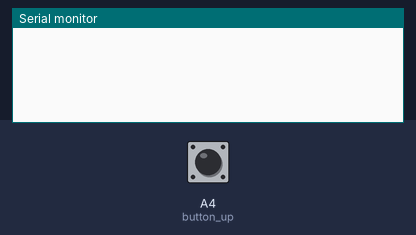
This sketch was run on a simulated Arduino Nano, built with avr-gcc and run on an emulated ATmega328P. On the bench: the last lines printed to the serial monitor. The inputs (shaded band) are chosen by the test bench; at power-on: A4 (button_up) HIGH.

Above: at 1.2 s.
1.3 s: A4 (button_up) pulled LOW for 0.15 s
At 2.0 s:
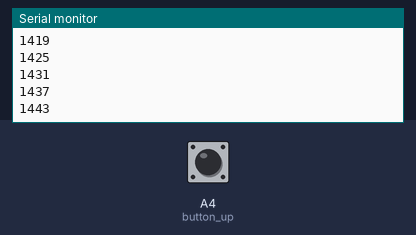
2.9 s: A4 (button_up) pulled LOW for 1 s
At 4.6 s:
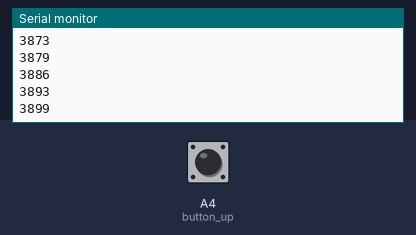
5.4 s: A4 (button_up) pulled LOW for 0.15 s
At 6.3 s:
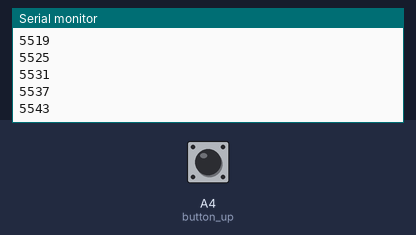
Timing chart, 0 to 8.4 s (numbered marks = the images above; inputs shaded):
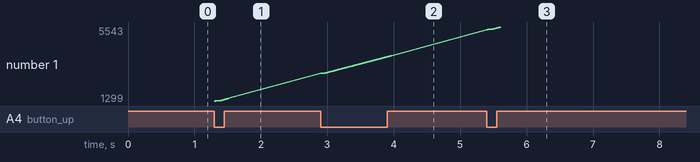

The sketch:

joystick.ino
```cpp
#define DEBOUNCE_TIME 100

int joystick_up = A0; //14
int joystick_down = A1; //15
int joystick_right = A2; //16
int joystick_left = A3; //17
int button_up = A4; //18
int button_down = A5; //19
int start = A6; //20

enum SnakeDirection {
  x_up,
  x_down,
  y_up,
  y_down,
  z_up,
  z_down
};
SnakeDirection snakeDirection;

int input_state[6][2] = {
  {joystick_up, 1}, //{pin #, recent_State}
  {joystick_down, 1},
  {joystick_right, 1},
  {joystick_left, 1},
  {button_up, 1},
  {button_down, 1}
};

int input_state_len = sizeof(input_state)/sizeof(input_state[0]);

void setup() {
  snakeDirection = z_up;

  pinMode(joystick_up, INPUT_PULLUP);
  pinMode(joystick_down, INPUT_PULLUP);
  pinMode(joystick_right, INPUT_PULLUP);
  pinMode(joystick_left, INPUT_PULLUP);
  pinMode(button_up, INPUT_PULLUP);
  pinMode(button_down, INPUT_PULLUP);
  pinMode(start, INPUT_PULLUP);

  Serial.begin(9600);
}

//pressed -> read = 0
//open -> read = 1 due to INPUT_PULLUP
bool button_debounce(int input[2]){
  int button_readVal1 = digitalRead(input[0]);

  if (button_readVal1 != input[1]){
    delay (DEBOUNCE_TIME);
    int button_readVal2 = digitalRead(input[0]);

    if (button_readVal1 == button_readVal2){ //still the same input value -> not a noise
      //Serial.println("state changed");
      input[1] = button_readVal2;
      if (button_readVal2 == 0){//button is pressed
        Serial.println("pressed");
        return true;
      }
      else{
        Serial.println("released");
      }
    }
  }
  return false;
}

void determine_inputDirection(int button_pin){
      Serial.println(button_pin); //debugging
      switch (button_pin){
        case A0: //14
          if (snakeDirection != y_down){
            Serial.println("y_up");
            snakeDirection = y_up;
          }
          break;

        case A1: //15
          if (snakeDirection != y_up){
            Serial.println("y_down");
            snakeDirection = y_down;
          }
          break;

        case A2: //16
          if (snakeDirection != x_down){
            Serial.println("x_up");
            snakeDirection = x_up;
          }
          break;

        case A3: //17
          if (snakeDirection != x_up){
            Serial.println("x_down");
            snakeDirection = x_down;
          }
          break;

        case A4: //18
          if (snakeDirection != z_down){
            Serial.println("z_up");
            snakeDirection = z_up;
          }
          break;

        case A5: //19
          if (snakeDirection != z_up){
            Serial.println("z_down");
            snakeDirection =  z_down;
          }
          break;
      }
}

void getInput(){
   for (int i = 0; i < input_state_len; i++){
      bool button_pressed = button_debounce(input_state[i]);
      if (button_pressed){
        determine_inputDirection(input_state[i][0]);
      }
  }
}

bool button_debounce2(int input[2]){
  int button_readVal1 = digitalRead(input[0]);

  if (button_readVal1 != input[1]){
    //delay (DEBOUNCE_TIME);
    //setLedStateToCube();
    int debounce_time1 = millis();
    Serial.println(debounce_time1);

    if(millis() - debounce_time1 > DEBOUNCE_TIME){
      int button_readVal2 = digitalRead(input[0]);

      if (button_readVal1 == button_readVal2){ //still the same input value -> not a noise
        input[1] = button_readVal2;
        if (button_readVal2 == 0){//button is pressed
          Serial.println("pressed");
          return true;
        }
        else{
          Serial.println("released");
        }
      }
    }
  }
  return false;
}

void loop() {
  button_debounce2(input_state[4]);
}
```

Measured:
- after the input at 1.3 s, the serial monitor: prints a new line at once (image 1)
- after the input at 2.9 s, the serial monitor: prints a new line at once (image 2)
- plotted number 1: 1443 → 3899 after the input at 2.9 s
